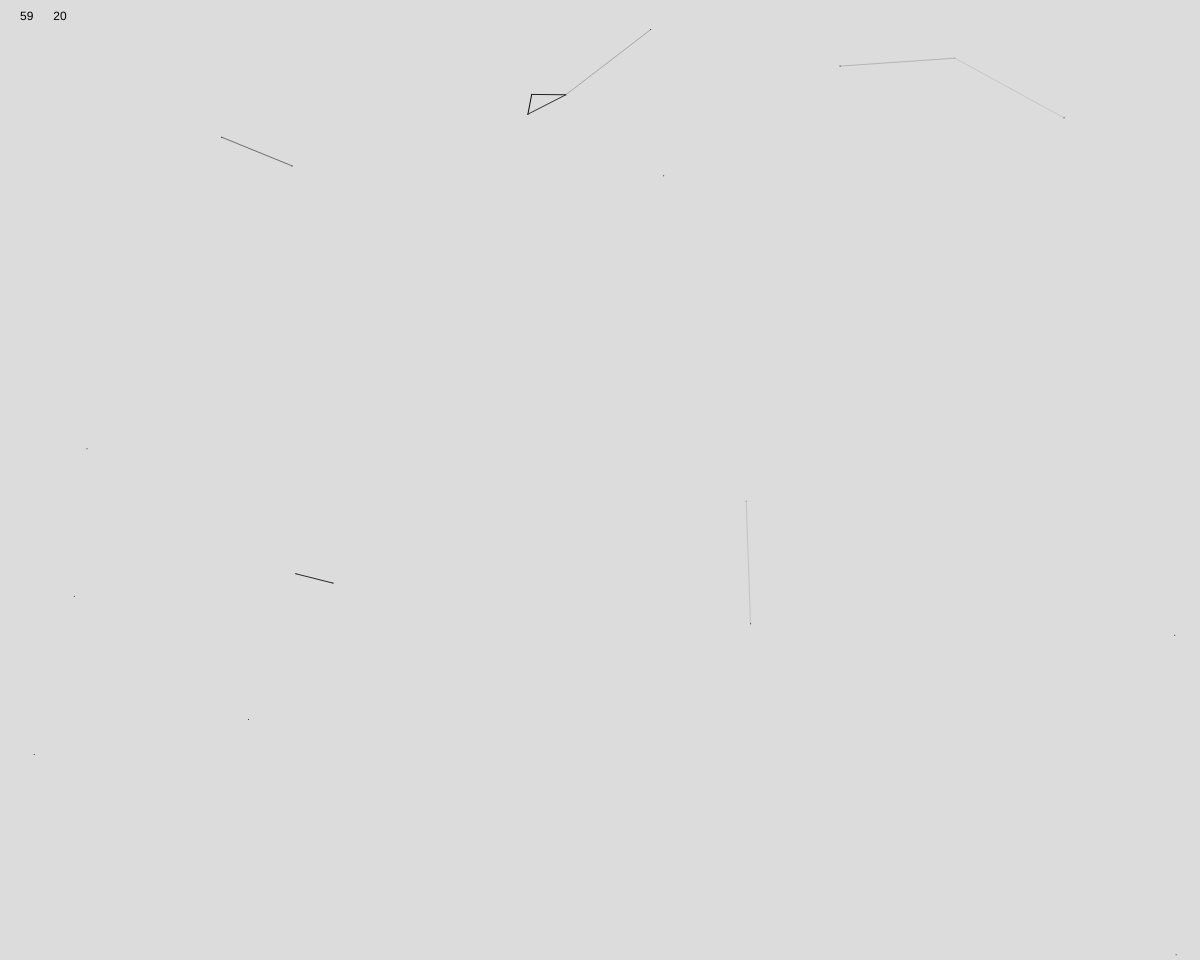
Frame 1 (no input)
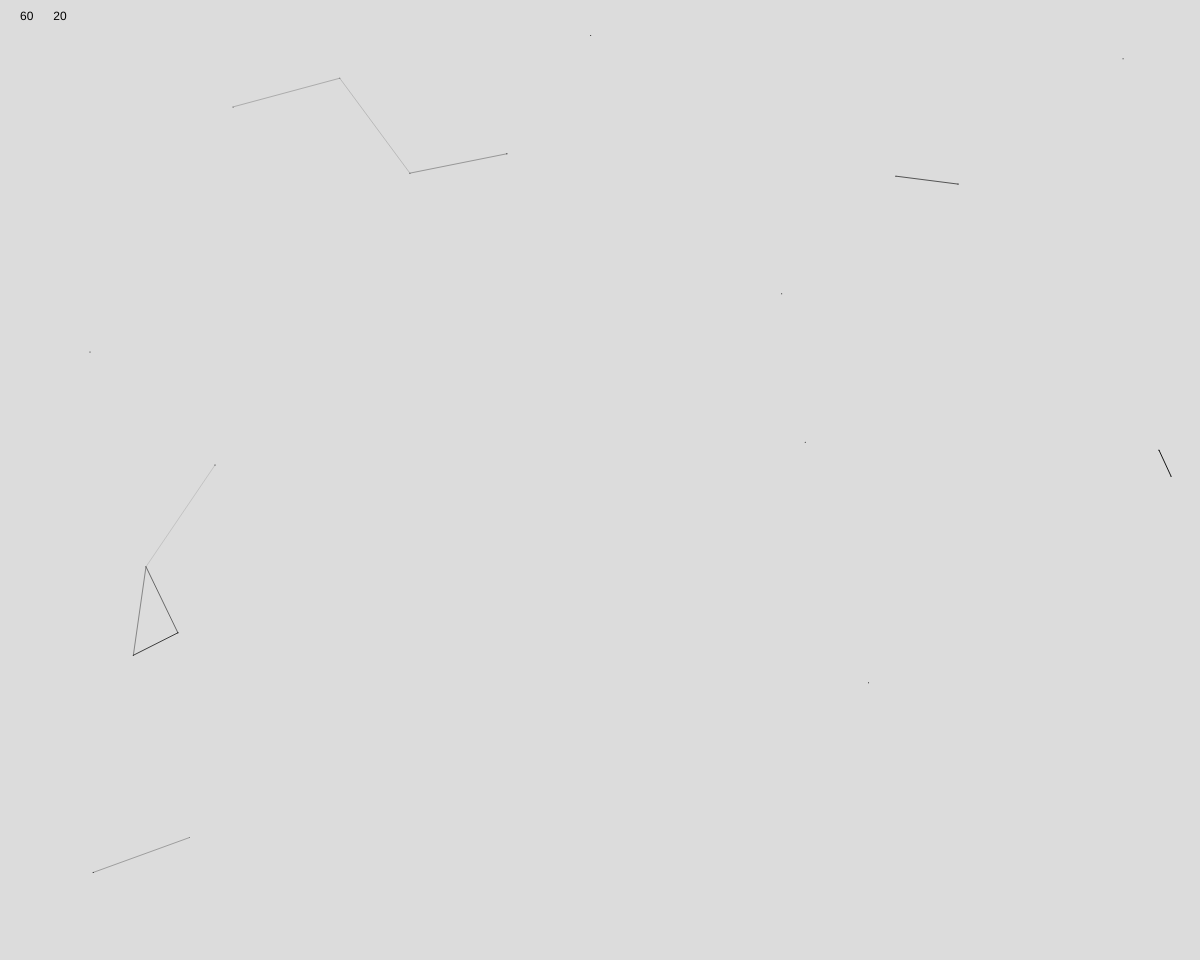
Frame 60 (no input)
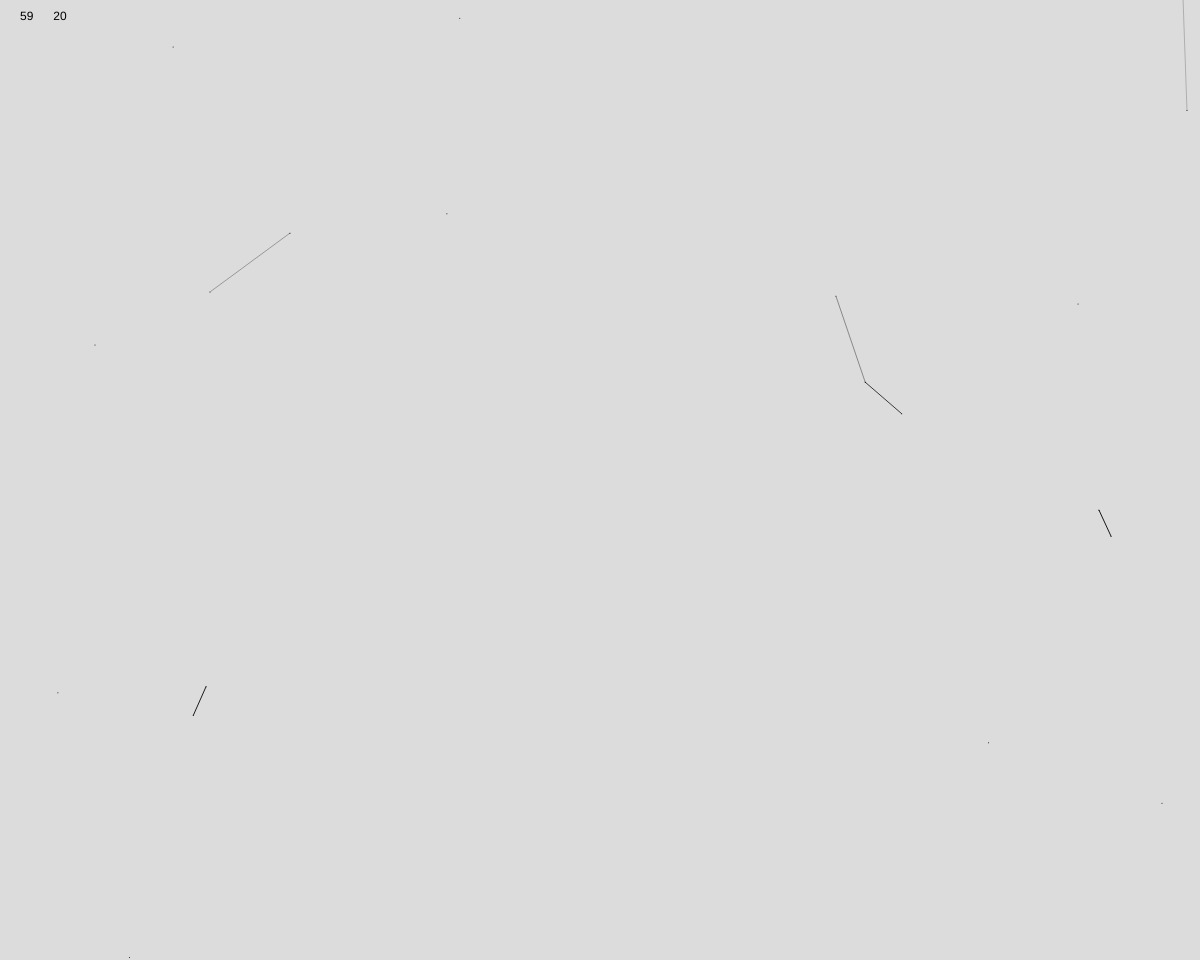
Frame 120 (the mouse pressed at the canvas centre since frame 60)

The p5.js sketch that drew these frames (run headless with seeded random() and noise() and a simulated clock; from frame 60 on, the mouse is pressed at the canvas centre):

// p5.js sketch
// ── sketch.js
let points = [];
let N_POINTS;
let mouse;

function setup() {
  createCanvas(windowWidth, windowHeight);
  slider = createSlider(0, 300, 20);
  checkBox = createCheckbox();
}

function draw() {
  N_POINTS = slider.value();
  createCanvas(windowWidth, windowHeight - 40);
  background(220);

  while (points.length < N_POINTS) {
    points.push(new Point());
  }

  while (points.length > N_POINTS) {
    points.pop();
  }

  if (N_POINTS > 0) {
    if (points[0].isMouse && !checkBox.checked()) {
      points[0] = new Point(false);
    } else if (!points[0].isMouse && checkBox.checked()) {
      points[0] = new Point(true);
    }
  }
  for (let i = 0; i < points.length; i++) {
    if (points[i].isOff()) {
      points[i].shuffle();
    }
    points[i].showPoint();
    points[i].showLine(i);
  }
  for (let i = 0; i < points.length; i++) {
    points[i].update();
  }

  text(str(int(frameRate())) + "      " + points.length, 20, 20);
}

// ── Point.js
class Point {
  constructor(isMouse) {
    this.isMouse = isMouse;
    let rand = random([1, -1]);
    this.pos = new p5.Vector(random(width), random(height));

    this.vel = new p5.Vector(random([-2, -1, 1, 2]), random([-2, -1, 1, 2]));
  }

  update() {
    if (!this.isMouse) {
      this.pos.add(this.vel);
    } else {
      this.pos.x = mouseX;
      this.pos.y = mouseY;
    }
  }

  showLine(index) {
    for (let i = index + 1; i < points.length; i++) {
      let dista = this.pos.dist(points[i].pos);
      if (dista <= 125) {
        dista = map(dista, 0, 120, 0, 220);
        push();
        stroke(constrain(dista - 30, 0, 220));
        line(this.pos.x, this.pos.y, points[i].pos.x, points[i].pos.y);
        pop();
      }
    }
  }

  showPoint() {
    point(this.pos.x, this.pos.y);
  }

  isOff() {
    if (
      this.pos.x > width + 2 ||
      this.pos.x < -2 ||
      this.pos.y > height + 2 ||
      this.pos.y < -2
    ) {
      return true;
    }
    return false;
  }

  shuffle() {
    if (!this.isMouse) {
      let rand = [random([0, 1]), random([0, 1])];
      if (rand[0] == 0 && rand[1] == 0) {
        this.pos.x = -2;
        this.pos.y = random(height);
        this.vel.x = random([1, 2]);
        this.vel.y = random([-2, -1, 1, 2]);
      } else if (rand[0] == 0 && rand[1] == 1) {
        this.pos.x = random(width);
        this.pos.y = -2;
        this.vel.x = random([-2, -1, 1, 2]);
        this.vel.y = random([1, 2]);
      } else if (rand[0] == 1 && rand[1] == 0) {
        this.pos.x = width + 2;
        this.pos.y = random(height);
        this.vel.x = random([-2, -1]);
        this.vel.y = random([-2, -1, 1, 2]);
      } else {
        this.pos.x = random(width);
        this.pos.y = height + 2;
        this.vel.x = random([-2, -1, 1, 2]);
        this.vel.y = random([1, 2]);
      }
    }
  }
}

// ── style.css
html, body {
  margin: 0;
  padding: 0;
}
canvas {
  display: block;
}

canvas{

}

input[type = 'range']{
  float: left !important;
}
